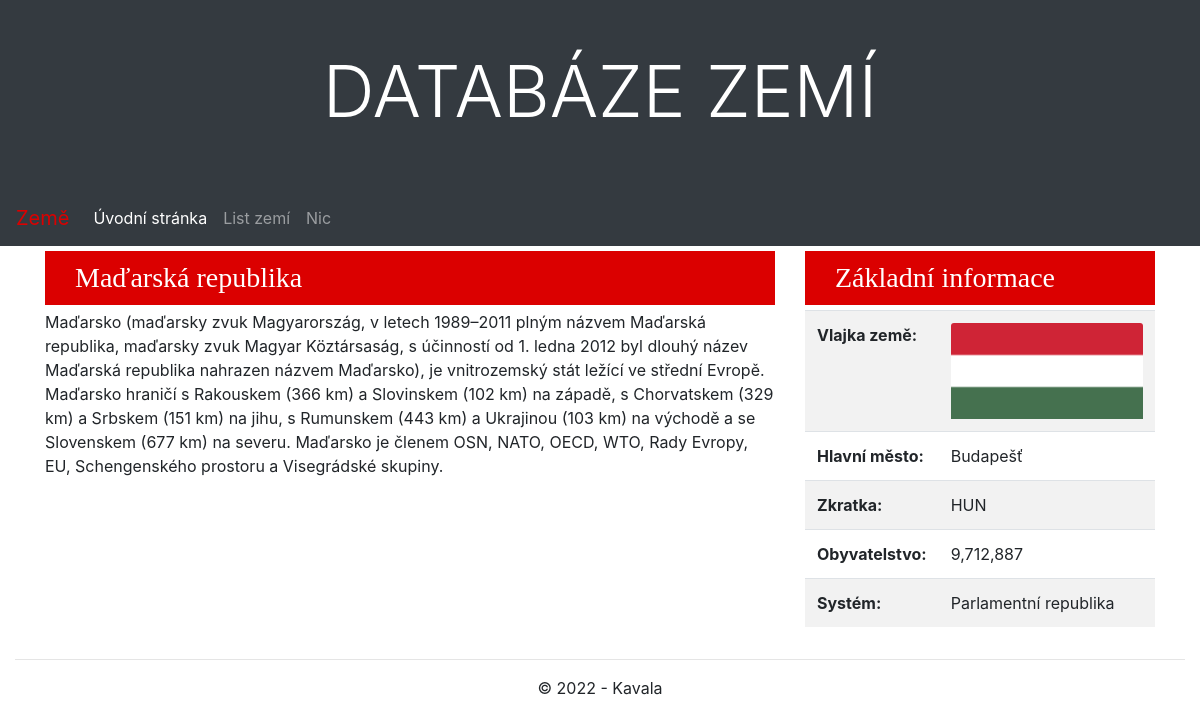
The page /countries/detail/4/ on the database its author committed.
### countries/models.py (models this page shows, shortened)
class Country(models.Model):
    SYSTEMS = [
        ('Prezidentská republika', 'Prezidentská republika'),
        ('Poloprezidentská republika', 'Poloprezidentská republika'),
        ('Parlamentní republika', 'Parlamentní republika'),
        ('Konstituční monarchie', 'Konstituční monarchie'),
        ('Absolutní monarchie', 'Absolutní monarchie')
    ]
    cAbbr = models.CharField(max_length=3, unique=True, validators=[MinLengthValidator(3)], verbose_name='Zkratka země', help_text='Zadejte zkratku země např. CZE, FRA')
    cName = models.CharField(max_length=50, unique=True, verbose_name='Jméno země', help_text='Zadejte jméno země např. Česká republika')
    cSystem = models.CharField(max_length=50, choices=SYSTEMS, verbose_name='Státní zřízení')
    cPopulation = models.IntegerField(verbose_name='Populace země', blank=True, default=1)
    cSummary = models.TextField(verbose_name='Shrnutí země')
    cCapital = models.CharField(max_length=50, unique=True, verbose_name='Hlavní město')
    img = models.ImageField(upload_to=attachment_path, blank=True, null=True, verbose_name="Vlajka státu")
    class Meta:
        ordering = ['cName']

### countries/views.py (the view)
# urls.py: path('detail/<int:pk>/', views.CountryDetailView.as_view(), name='country_detail'),
class CountryDetailView(DetailView):
     model = Country
     context_object_name = 'country_detail'
     template_name = 'country/detail.html'

### countries/templates/country/detail.html (shortened to what this page needs)
{% extends "base.html" %}
{% block content %}
<div class="container">
    <div class="row">
        <div class="col-lg-8">
            <h3 class="headline">{{ country_detail.cName }}</h3>
            <p>{{ country_detail.cSummary }}</p>
        </div>
        <div class="col-lg-4" id="statistika">
            <h3 class="headline">Základní informace</h3>
            <div>
                <table class="table table-striped">
                    <tr>
                        <th>Vlajka země:</th>
                        <td><img class="card-img-top img-fluid center" src="{{ country_detail.img.url }}" alt="{{ country.title}}" height="180" >
                        </td>
                    </tr>
                    <tr>
                        <th>Hlavní město:</th>
                        <td>{{ country_detail.cCapital }}</td>
                    </tr>
                    <tr>
                        <th>Zkratka:</th>
                        <td>{{ country_detail.cAbbr }}</td>
                    </tr>
                    <tr>
                        <th>Obyvatelstvo:</th>
                        <td id="Population"></td>
                    </tr>
                    <tr>
                        <th>Systém:</th>
                        <td>{{ country_detail.cSystem }}</td>
                    </tr>
                </table>
            </div>
        </div>
    </div>
</div>
{% endblock %}

### countries/static/css/styles.css (style rules this page uses)
.headline { padding: 10px 10px 10px 30px; margin: 5px 0px; background-color: rgb(219, 0, 0); color: white; font-family: "Times New Roman", Times, serif; }

### rows shown on the page
Country: cName "Maďarská republika", cSummary "Maďarsko (maďarsky zvuk Magyarország, v letech 1989–2011 plným názvem Maďarská republika, maďarsky zvuk Magyar Köztársaság, s účinností od 1. ledna 2012 byl dlouhý název Maďarská republika nahrazen názvem Maďarsko), je vnitrozemský stát ležící ve střední Evropě. Maďarsko hraničí s Rakouskem (366 km) a Slovinskem (102 km) na západě, s Chorvatskem (329 km) a Srbskem (151 km) na jihu, s Rumunskem (443 km) a Ukrajinou (103 km) na východě a se Slovenskem (677 km) na severu. Maďarsko je členem OSN, NATO, OECD, WTO, Rady Evropy, EU, Schengenského prostoru a Visegrádské skupiny.", img (picture), cCapital "Budapešť", cAbbr "HUN", cSystem "Parlamentní republika"
